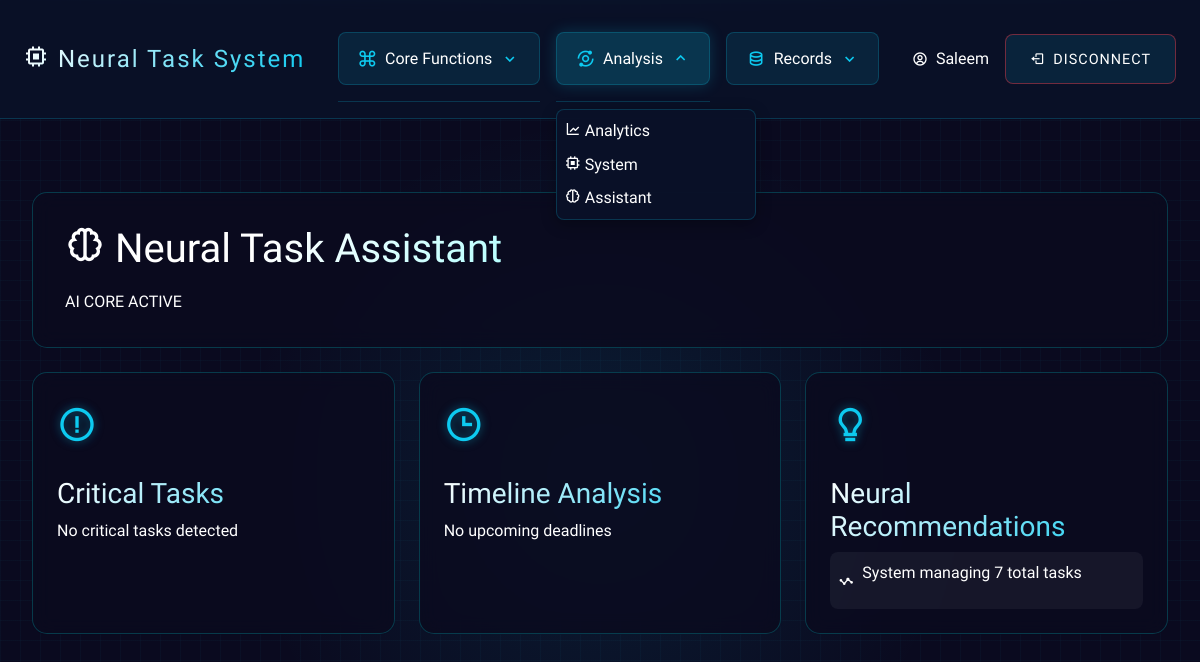
The page /neural-assistant (signed in) on the database as committed earlier.
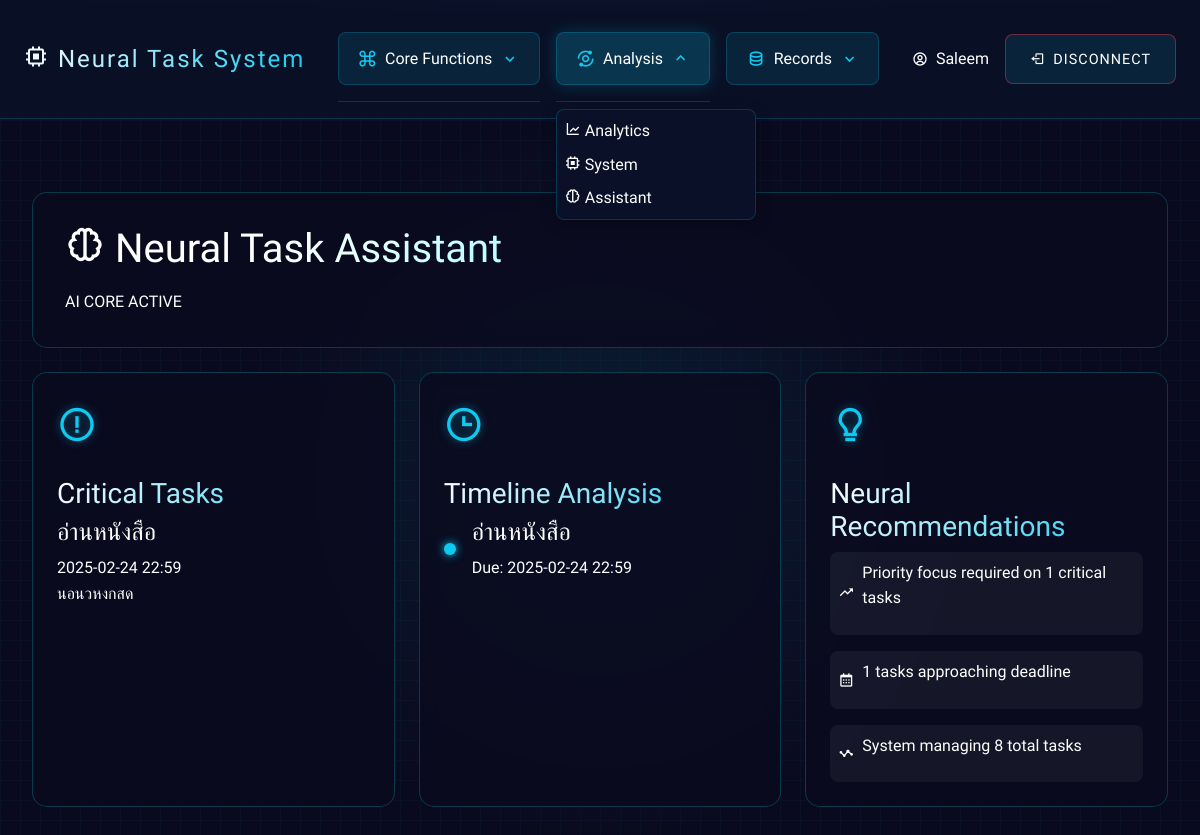
The same page on the database as committed later.
### models.py (models this page shows, shortened)
class User(db.Model, UserMixin):
    id = db.Column(db.Integer, primary_key=True)
    username = db.Column(db.String(150), unique=True, nullable=False)
    password_hash = db.Column(db.String(256), nullable=False)

class Task(db.Model):
    id = db.Column(db.Integer, primary_key=True)
    title = db.Column(db.String(255), nullable=False)
    description = db.Column(db.Text, nullable=True)
    completed = db.Column(db.Boolean, default=False)
    due_date = db.Column(db.DateTime, nullable=True)
    created_at = db.Column(db.DateTime, default=datetime.utcnow)
    completed_at = db.Column(db.DateTime, nullable=True)
    priority = db.Column(db.Integer, default=1)  # ตั้งค่าเริ่มต้นเป็น 1
    user_id = db.Column(db.Integer, db.ForeignKey("user.id"), nullable=False)
    user = db.relationship("User", backref=db.backref("tasks", lazy=True))

### routes.py (the view)
@app_routes.route("/neural-assistant")
@login_required
def neural_assistant():
    user_tasks = Task.query.filter_by(user_id=current_user.id).all()
    urgent_tasks = Task.query.filter(
        Task.user_id == current_user.id, Task.completed == False, Task.priority >= 4
    ).all()
    upcoming_deadlines = (
        Task.query.filter(
            Task.user_id == current_user.id,
            Task.completed == False,
            Task.due_date > datetime.utcnow(),
        )
        .order_by(Task.due_date.asc())
        .limit(5)
        .all()
    )
    return render_template(
        "neural_assistant.html",
        urgent_tasks=urgent_tasks,
        upcoming_deadlines=upcoming_deadlines,
        task_count=len(user_tasks),
    )

### app.py (called while the page is built)
@login_manager.user_loader
def load_user(user_id):
    return User.query.get(int(user_id))

### templates/neural_assistant.html (shortened to what this page needs)
{% extends "base.html" %}
{% block content %}
<div class="cyber-interface">
    <div class="neo-container">
        <div class="ai-header mb-4">
            <h1 class="cyber-title">
                <i class='bx bx-brain'></i> Neural Task Assistant
            </h1>
            <div class="system-info">
                <span class="status-indicator">AI CORE ACTIVE</span>
            </div>
        </div>
        <div class="neural-grid">
            <div class="matrix-card">
                <div class="neural-icon">
                    <i class='bx bx-error-circle'></i>
                </div>
                <h3 class="text-cyber">Critical Tasks</h3>
                <div class="urgent-tasks-list">
                    {% for task in urgent_tasks %}
                    <div class="task-item priority-{{ task.priority }}">
                        <div class="task-header">
                            <h4>{{ task.title }}</h4>
                            <span class="task-deadline">{{ task.due_date.strftime('%Y-%m-%d %H:%M') }}</span>
                        </div>
                        <p>{{ task.description }}</p>
                    </div>
                    {% else %}
                    <p class="no-data">No critical tasks detected</p>
                    {% endfor %}
                </div>
            </div>
            <div class="matrix-card">
                <div class="neural-icon">
                    <i class='bx bx-time'></i>
                </div>
                <h3 class="text-cyber">Timeline Analysis</h3>
                <div class="deadline-list">
                    {% for task in upcoming_deadlines %}
                    <div class="deadline-item">
                        <div class="time-indicator"></div>
                        <div class="deadline-info">
                            <h4>{{ task.title }}</h4>
                            <span>Due: {{ task.due_date.strftime('%Y-%m-%d %H:%M') }}</span>
                        </div>
                    </div>
                    {% else %}
                    <p class="no-data">No upcoming deadlines</p>
                    {% endfor %}
                </div>
            </div>
            <div class="matrix-card">
                <div class="neural-icon">
                    <i class='bx bx-bulb'></i>
                </div>
                <h3 class="text-cyber">Neural Recommendations</h3>
                <div class="ai-recommendations">
                    {% if urgent_tasks %}
                    <div class="recommendation">
                        <i class='bx bx-trending-up'></i>
                        <p>Priority focus required on {{ urgent_tasks|length }} critical tasks</p>
                    </div>
                    {% endif %}
                    {% if upcoming_deadlines %}
                    <div class="recommendation">
                        <i class='bx bx-calendar'></i>
                        <p>{{ upcoming_deadlines|length }} tasks approaching deadline</p>
                    </div>
                    {% endif %}
                    <div class="recommendation">
                        <i class='bx bx-stats'></i>
                        <p>System managing {{ task_count }} total tasks</p>
                    </div>
                </div>
            </div>
        </div>
    </div>
</div>
{% endblock %}

### templates/base.html (shortened to what this page needs)
<!DOCTYPE html>
<html lang="en">
<head>
    {% block head %}
    <link href="https://cdn.jsdelivr.net/npm/bootstrap@5.3.2/dist/css/bootstrap.min.css" rel="stylesheet">
    <link href="https://cdn.jsdelivr.net/npm/boxicons@2.1.4/css/boxicons.min.css" rel="stylesheet">
    <link rel="stylesheet" type="text/css" href="{{ url_for('static', filename='css/styles.css') }}">
    {% endblock %}
</head>
<body>
    <div class="cyber-interface">
        <nav class="cyber-nav">
            <div class="container-fluid px-4">
                <div class="nav-wrapper">
                    <div class="nav-brand">
                        <a class="navbar-brand text-cyber" href="{{ url_for('app_routes.index') }}">
                            <i class='bx bx-chip me-2'></i>Neural Task System
                        </a>
                    </div>
                    {% if current_user.is_authenticated %}
                    <div class="nav-menu-wrapper">
                        <div class="nav-menu">
                            <div class="menu-section">
                                <div class="section-header" data-section="core">
                                    <i class='bx bx-command'></i>
                                    <span>Core Functions</span>
                                    <i class='bx bx-chevron-down'></i>
                                </div>
                            </div>
                            <div class="menu-section">
                                <div class="section-header" data-section="analysis">
                                    <i class='bx bx-analyse'></i>
                                    <span>Analysis</span>
                                    <i class='bx bx-chevron-down'></i>
                                </div>
                                <div class="section-content" id="analysis-content">
                                    <a href="{{ url_for('app_routes.analytics') }}" class="nav-link">
                                        <i class='bx bx-line-chart'></i>
                                        <span>Analytics</span>
                                    </a>
                                    <a href="{{ url_for('app_routes.system_status') }}" class="nav-link">
                                        <i class='bx bx-chip'></i>
                                        <span>System</span>
                                    </a>
                                    <a href="{{ url_for('app_routes.neural_assistant') }}" class="nav-link">
                                        <i class='bx bx-brain'></i>
                                        <span>Assistant</span>
                                    </a>
                                </div>
                            </div>
                            <div class="menu-section">
                                <div class="section-header" data-section="records">
                                    <i class='bx bx-data'></i>
                                    <span>Records</span>
                                    <i class='bx bx-chevron-down'></i>
                                </div>
                            </div>
                        </div>
                    </div>
                    {% endif %}
                    <div class="nav-actions">
                        {% if current_user.is_authenticated %}
                        <div class="user-info">
                            <i class='bx bx-user-circle'></i>
                            <span>{{ current_user.username }}</span>
                        </div>
                        <a href="{{ url_for('app_routes.logout') }}" class="cyber-action delete">
                            <i class='bx bx-log-out'></i>
                            <span>Disconnect</span>
                        </a>
                        {% else %}
                        <a href="{{ url_for('app_routes.login') }}" class="cyber-action">
                            <i class='bx bx-log-in'></i>
                            <span>Access System</span>
                        </a>
                        {% endif %}
                    </div>
                </div>
            </div>
        </nav>
        {% block content %}{% endblock %}
    </div>
</body>
</html>

Rows that differ between the two databases and show on the page:
added Task: title "อ่านหนังสือ", due_date "2025-02-24 22:59", description "นอนวหงกสด"
Other text that changed with them:
{{ urgent_tasks|length }}: (not shown) → "1"
{{ upcoming_deadlines|length }}: (not shown) → "1"
{{ task_count }}: "7" → "8"
text no longer shown: "No critical tasks detected No upcoming deadlines"
text now shown: "Priority focus required on critical tasks tasks approaching deadline"
